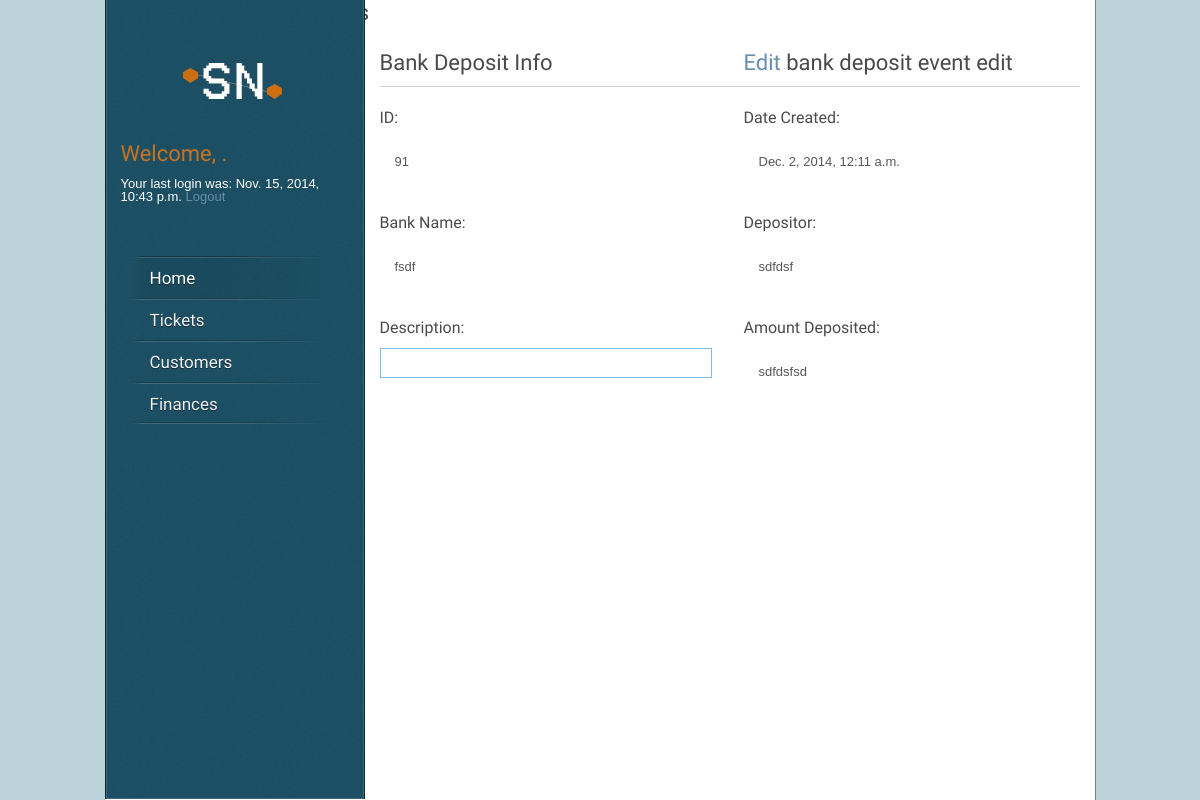
/finance/bank_deposit/detail/91/ (signed in), run on an earlier commit of the app's database.
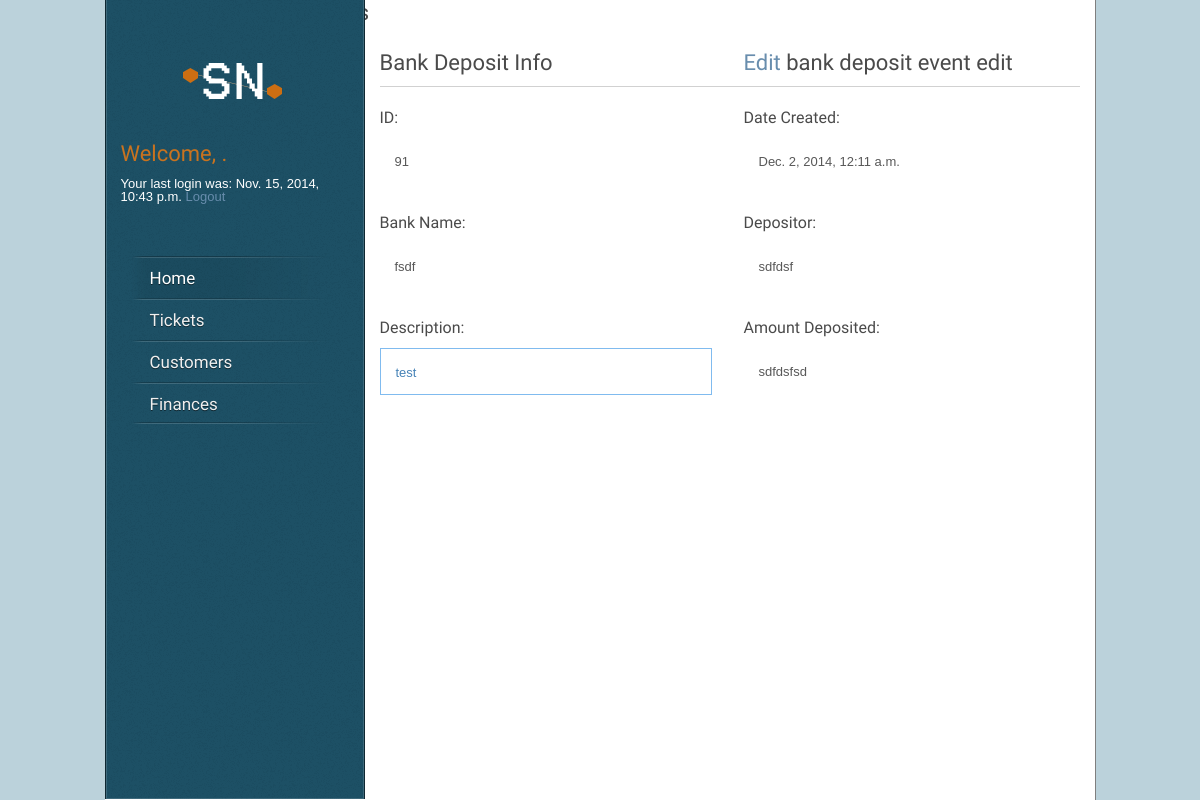
And on a later commit of the database.
### core/models.py (models this page shows, shortened)
class Node(models.Model):
    parent = models.ForeignKey("self", blank=True, null=True)
    name = models.CharField(max_length=160)
    desc = models.TextField(max_length=1600)
    date_created = models.DateTimeField('date created',auto_now_add=True)
    date_updated = models.DateTimeField('date updated',auto_now=True)

### finance/views.py (the view)
# urls.py: url(r'^bank_deposit/detail/(?P<node_id>\d+)/$', views.bank_deposit_detail),
def bank_deposit_detail(request, node_id):
    iterator=itertools.count() ###
    node = get_object_or_404(Node, pk=node_id)
    return render(request, 'finance/bank_deposit_detail.html', {'node': node, 'iterator':iterator})

### finance/templates/finance/bank_deposit_detail.html (shortened to what this page needs)
{% extends "core/base.html" %}
{% block content %}
{% load static %}
{% load staticfiles %}
 <form action="{{ form_action }}" method="post">
<div class="one-side"><h1 class="title">Bank Deposit Info</h1></div>
	<div class="one-side last">
		{% if node %}
			<h1> <a href="/finance/bank_deposit/edit/{{node.id}}">Edit</a> bank deposit event edit</h1>
		{% endif %}
	</div>
	<div class="whole"><div class="line"></div></div>
	<div class="one-side"><h4>ID: </h4>
		<div class="name-box">
			{{ node.id }}
			</div>
	</div>
	<div class="one-side last"><h4>Date Created: </h4>
		<div class="name-box">
			{{ node.date_created }}
		</div>
	</div>
        <div class="one-side"><p><h4>Bank Name:</h4>
                <div class="name-box">
						{%for child in node.node_set.all%}
							{% if child.name == "bank name" %}
								{{child.desc}}
							{% endif %}
						{% endfor %}
                </div>
        </div>
        <div class="one-side last"><p><h4>Depositor:</h4>
                <div class="name-box">
						{%for child in node.node_set.all%}
							{% if child.name == "depositor" %}
								{{child.desc}}
							{% endif %}
						{% endfor %}
                </div>
        </div>
        <div class="one-side"><p><h4>Description:</h4>
                <div class="desc-box">
						{{ node.desc }}
                </div>
        </div>
        <div class="one-side last"><p><h4>Amount Deposited:</h4>
                <div class="name-box">
						{%for child in node.node_set.all%}
							{% if child.name == "amount" %}
								{{child.desc}}
							{% endif %}
						{% endfor %}
                </div>
        </div>
	</div>
<h1>Create a <a href="/ticket/new_event/{{node.id}}">New Event</a> for this ticket</h1>
	<h4>Events: </h4>
	    <div class="toggle">
	    </div>
	</div>
{%endblock%}

What changed in the data, as far as the page shows it:
changed Node id 91: desc (not shown) → "test"
